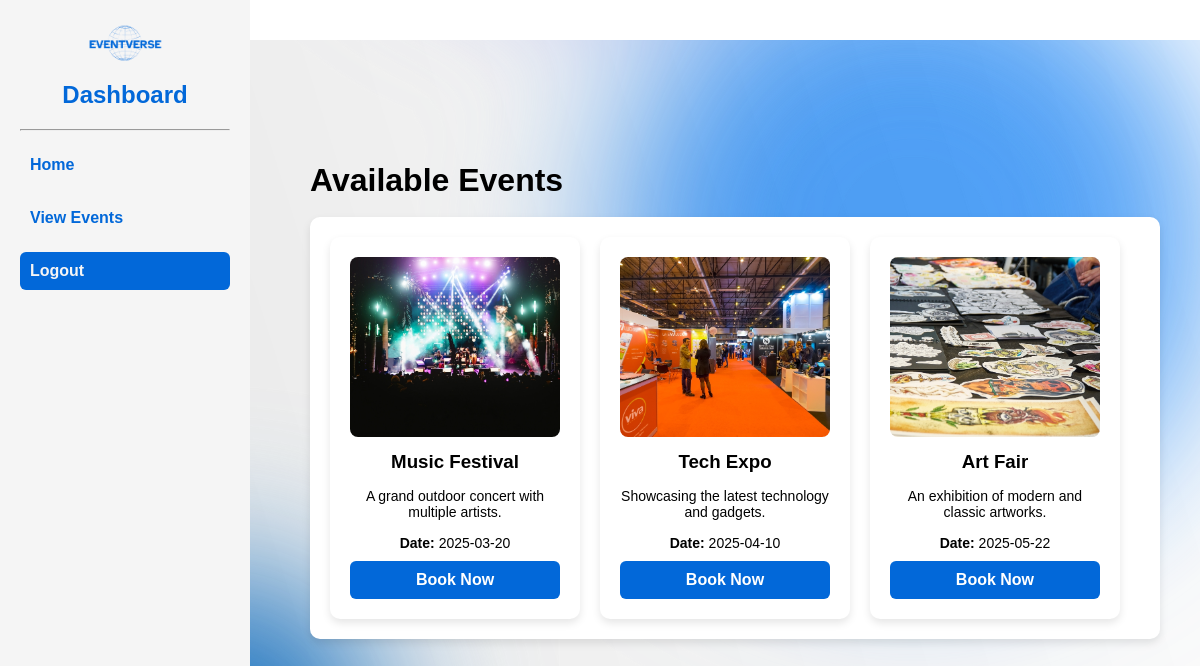
Page /pages/view_events.php on the committed database.
### tables this page shows
CREATE TABLE `events` (
  `id` int(11) NOT NULL,
  `name` varchar(255) NOT NULL,
  `description` text DEFAULT NULL,
  `category` varchar(100) DEFAULT NULL,
  `date` date NOT NULL,
  `time` time DEFAULT NULL,
  `venue` varchar(255) DEFAULT NULL,
  `created_by` int(11) DEFAULT NULL
);

### pages/view_events.php (the view, shortened to what this page needs)
<?php
include 'config.php';
$result = $conn->query("SELECT * FROM events");
?>
<!DOCTYPE html>
<html lang="en">
<head>
    <link rel="stylesheet" href="/event_booking/css/style.css">
</head>
<body>
<div class="sidebar">
    <img src="/event_booking/images/logo.png" alt="Event Booking Logo" class="logo">
    <h2 class="admin-title">Dashboard</h2><hr>
        <ul>
            <li><a href="dashboard.php">Home</a></li>
            <li><a href="view_events.php">View Events</a></li>
            <li><a href="logout.php" class="logout-btn">Logout</a></li>
        </ul>
    </div>
    <div class="main-content">
        <h1>Available Events</h1><br>
        <div class="event-container">
        <?php
while ($row = $result->fetch_assoc()):
    $imagePath = "/event_booking/images/event" . $row['id'] . ".jpg";
?>
    <div class="event-card">
        <img src="<?php echo $imagePath; ?>" alt="Event Image" class="event-img">
        <h3><?php echo htmlspecialchars($row['name']); ?></h3>
        <p><?php echo htmlspecialchars($row['description']); ?></p>
        <p><strong>Date:</strong> <?php echo $row['date']; ?></p>
        <a href="book_ticket.php?event_id=<?php echo $row['id']; ?>" class="btn">Book Now</a>
    </div>
<?php endwhile; ?>
        </div>
    </div>
</body>
</html>

### css/style.css (style rules this page uses)
* { margin: 0; padding: 0; box-sizing: border-box; font-family: 'Poppins', sans-serif; }
body { background: url('/event_booking/images/background-body.png') no-repeat center center fixed; display: flex; justify-content: center; align-items: center; min-height: 100vh; }
h2 { margin-bottom: 20px; color: #333; font-weight: 600; }
button, .btn { width: 100%; padding: 12px; background: linear-gradient(135deg, #007bff, #0056b3); color: white; border: none; border-radius: 8px; font-size: 16px; cursor: pointer; transition: all 0.3s ease-in-out; font-weight: 600; text-align: center; display: inline-block; text-decoration: none; }
p { margin-top: 15px; font-size: 14px; }
a { color: #007bff; text-decoration: none; font-weight: 600; }
.sidebar { width: 250px; background: whitesmoke; color: #0268D9; padding: 20px; display: flex; flex-direction: column; height: 100vh; position: fixed; top: 0; left: 0; }
.sidebar h2 { text-align: center; margin-bottom: 20px; font-weight: 600; }
.sidebar ul { list-style: none; padding: 0; }
.sidebar ul li { margin: 15px 0; }
.sidebar ul li a { color: #0268D9; text-decoration: none; font-size: 16px; padding: 10px; display: block; border-radius: 6px; transition: background 0.3s ease; }
.sidebar ul li a:hover, .sidebar ul li a.logout-btn { background: #0268D9; color: whitesmoke; }
.main-content { margin-left: 270px; padding: 40px; flex: 1; }
.event-container { display: flex; flex-wrap: wrap; gap: 20px; }
.event-card { background: white; padding: 20px; border-radius: 10px; box-shadow: 0px 4px 8px rgba(0, 0, 0, 0.1); width: calc(33.333% - 20px); transition: transform 0.3s ease; text-align: center; }
.event-img { width: 100%; height: 180px; object-fit: cover; border-radius: 8px; margin-bottom: 10px; }
.btn { display: inline-block; padding: 10px 15px; background: #0268D9; color: white; border-radius: 6px; text-decoration: none; margin-top: 10px; font-weight: 600; transition: background 0.3s ease; }
.event-container { background: white; padding: 20px; border-radius: 10px; box-shadow: 0px 4px 8px rgba(0, 0, 0, 0.1); max-width: 900px; margin: auto; }
.logo { display: block; margin: 0 auto; width: 100px; height: auto; padding-bottom: 15px; }
.admin-title { color: #0268D9; }

### rows in the picture
events: shows a picture, name "Music Festival", description "A grand outdoor concert with multiple artists.", date "2025-03-20"
events: shows a picture, name "Tech Expo", description "Showcasing the latest technology and gadgets.", date "2025-04-10"
events: shows a picture, name "Art Fair", description "An exhibition of modern and classic artworks.", date "2025-05-22"
